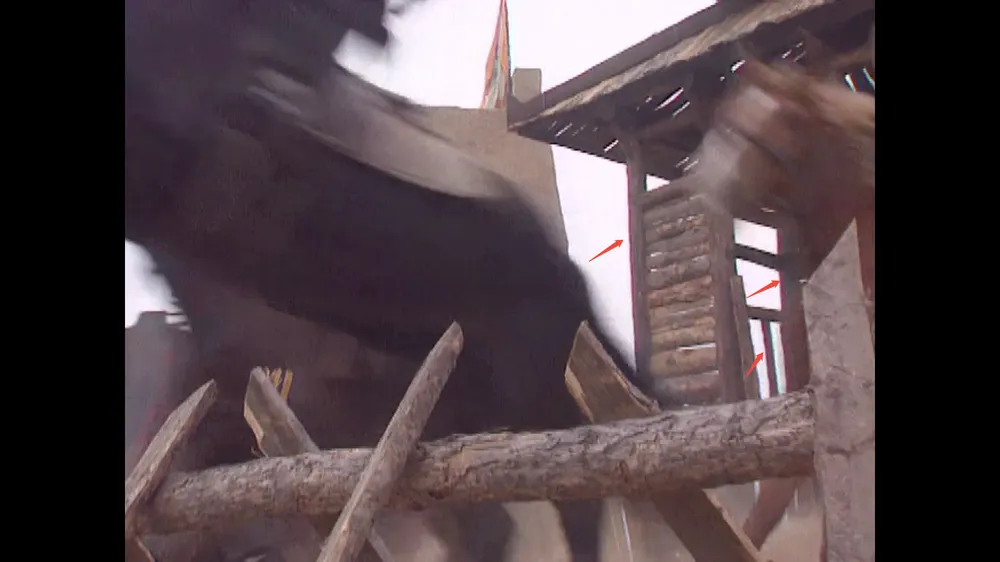
#> input picture samples/building.webp, 1000 x 562 px, shrunk from 1920 x 1080 before the run; its folder holds only this picture in this run
$ python -i purple_defringe.py   (imports and definitions only)
#> lines starting #> are read from the running program, lines starting #| are printed output that depends on the picture; after the words box and inside, x2 and y2 are one past the last pixel; in counts of white or black regions, pixels touching at a corner belong together
### algorithm/_common.py
"""Shared helpers for the defringe algorithms.

Pure domain logic — numpy / skimage / scipy only, no I/O. RGB uint8 in, arrays out.
Both passes work in CIELAB, keep L* untouched, and carry untouched pixels through
bit-exact (alpha == 0 -> original pixel verbatim).
"""
import numpy as np
from skimage.color import rgb2lab, lab2rgb
from scipy.ndimage import gaussian_filter, zoom


def to_lab(rgb_u8):
    """RGB uint8 (or float 0-255) -> CIELAB float."""
    return rgb2lab(np.asarray(rgb_u8, np.float32) / 255.0)


def lab_to_rgb(lab):
    """CIELAB float -> RGB float 0-255 (clipped, not yet uint8)."""
    return np.clip(lab2rgb(lab) * 255.0, 0, 255)


def composite(out_float, src_float, alpha):
    """Carry untouched pixels (alpha == 0) through bit-exact; -> uint8."""
    return np.where((alpha > 0)[..., None], out_float, src_float).astype(np.uint8)


def soft_step(x, thr, width):
    """Smooth 0->1 ramp centred at `thr`, reaching 0/1 exactly at thr-+width.

    A drop-in soft replacement for a hard `x > thr` boolean: a value near the
    threshold contributes partially and varies *continuously* as the input
    jitters, instead of flipping 0<->1 frame to frame (the main flicker source).
    Smoothstep (not logistic) so it is exactly 0 below the band and 1 above it,
    preserving sparsity and the bit-exact `alpha == 0` passthrough. `width <= 0`
    recovers the hard step (x > thr) at the input's own precision, so a width=0
    pass is bit-identical to the original comparison. Output is float32 to match
    the float32 Lab pipeline (a float64 weight would silently upcast downstream
    blurs and perturb results at float32 epsilon). `thr` and `width` may be
    scalars or arrays broadcastable to `x` (e.g. a per-component limit)."""
    x = np.asarray(x)                                      # compare at native precision
    width = np.asarray(width, np.float64)
    safe_w = np.where(width > 0, width, 1.0)               # avoid /0 where hard
    t = np.clip((x - thr) / (2.0 * safe_w) + 0.5, 0.0, 1.0)
    smooth = t * t * (3.0 - 2.0 * t)
    return np.where(width > 0, smooth, x > thr).astype(np.float32)


def hue_weight(va, vb, target, power):
    """Chroma magnitude weighted by how closely (va,vb) points at `target`."""
    ta, tb = target
    n = (ta * ta + tb * tb) ** 0.5
    mag = np.hypot(va, vb)
    cos = (va * ta + vb * tb) / (mag * n + 1e-6)
    return mag * np.clip(cos, 0, 1) ** power


def blur(x, sigma, ds=1):
    """Gaussian blur, with an optional fast path for large sigma.

    For ds>1 the blur is computed on a copy downsampled by `ds` at sigma/ds, then
    upsampled back — visually identical for smooth large-sigma tone estimates at a
    fraction of the cost. ds=1 is the exact gaussian_filter.
    """
    if ds <= 1 or sigma < 2 * ds:
        return gaussian_filter(x, sigma)
    h, w = x.shape
    small = zoom(x, 1.0 / ds, order=1, mode="reflect")
    small = gaussian_filter(small, sigma / ds)
    return zoom(small, (h / small.shape[0], w / small.shape[1]), order=1, mode="reflect")


def normconv(x, w, sigma, ds=1, den=None):
    """Trust-weighted blur (normalised convolution).

    `den` lets callers share one weight-blur across channels that use the same `w`.
    """
    if den is None:
        den = blur(w, sigma, ds) + 1e-6
    return blur(x * w, sigma, ds) / den

### algorithm/purple_defringe.py
"""Purple-fringe (axial chromatic-aberration) removal, in CIELAB.

A *fringe* is a pixel whose chroma deviates from its surroundings toward the
magenta-violet of axial CA, sitting on a strong luminance edge that borders a
near-white (blown) highlight. Detection produces a soft per-pixel weight (the
"field"); repair neutralises the fringe chroma toward local tone, leaving L*
untouched, so nothing darkens.

  detect(rgb)        -> {field, lab}
    1 anomaly   magenta-ward chroma deviation from a neighbour average (SEED)
    2 presence  absolute magenta-ward chroma                          (EXTENT)
    3 detected  grow seed across the band, capped by presence
    4 gate      strong luminance edge, bordering near-white, not blob-interior
    5 field     detected, faded inward from the gate, kept to the dark side
  repair(lab, field) -> rgb     neutralise fringe chroma by a field-derived alpha
  defringe(rgb)      -> uint8   detect once, repair iterated (each pass gentler)
"""
import numpy as np
from skimage.color import rgb2lab
from skimage.filters import scharr
from scipy.ndimage import (gaussian_filter, maximum_filter, binary_erosion,
                           distance_transform_edt, label)

from ._common import to_lab, lab_to_rgb, hue_weight, blur, normconv, soft_step

# Target fringe hue in Lab (a = green<->magenta, b = blue<->yellow).
# -45deg magenta-violet: centred on real axial CA, rejecting warm-red (b>0) and
# cool-teal/blue (a<0), so no separate colour guard is needed.
PURPLE = (0.71, -0.71)

DEFAULTS = dict(
    # --- detect ---
    target=PURPLE,        # fringe hue to detect/repair, as a Lab (a,b) direction
    hue_power=5.0,        # SEED hue selectivity (higher = tighter to `target`)
    grow_hue_power=None,  # GROW-ceiling selectivity; None = use hue_power
    presence_Lref=None,   # luminance-compensate the grow ceiling (None = off)
    presence_Lcap=3.0,
    ref_sigma=5.0,        # neighbour-average radius for the anomaly reference
    spread_win=7,         # grow the anomaly seed across the band (px, odd)
    edge_pct=90.0,        # contrast percentile that counts as a strong edge
    min_edge=15,          # drop edge fragments smaller than this (px)
    anomaly_thr=6.0,      # Lab-chroma to count as "coloured" (blob-interior test)
    int_erode=2,          # blob-interior erosion depth
    region_guard=False,   # suppress field in the deep interior of large same-hue blobs
    region_guard_thr=3.0,
    region_guard_erode=3,
    require_bright=True,   # gate on a near-white neighbour (purple)
    bright_win=9,         # light-side search window (px)
    bright_L=90.0,        # min L* for the bright "light side" (near-white)
    tol=20.0,             # soft reach radius inward from the edge (px)
    # --- fix ---
    field_ref=12.0,       # field value -> peak alpha
    strength=1.0,         # peak alpha at full field
    floor=0.15,           # min alpha where the map is active
    floor_ramp=4.0,       # field span over which the floor fades in
    fill_L_hi=85.0,       # dark-side cutoff: brighter than this L* is skipped
    fill_L_soft=25.0,     # softness of that cutoff
    fold_mix=0.5,         # how much surrounding tone to fold into the residual
    tone_sigma=25.0,      # radius of the surrounding-tone estimate
    blur_ds=2,            # downsample factor for the large tone blurs (1 = exact)
    normalize=True,       # re-centre residual onto local tone (kills brown bias)
    passes=2,             # repair iterations (field detected once, reused)
    pass_decay=0.6,       # amplitude multiplier per extra pass (gentler each time)
    # soft decision widths (0 = hard threshold, identical to before; raise to
    # trade a little selectivity for temporal stability / less flicker). Baked
    # to the levels tuned in the app for purple flicker reduction.
    edge_soft=0.45,       # edge percentile ramp (fraction of the threshold)
    anom_soft=0.0,        # anomaly-interior ramp (Lab chroma units)
    bright_soft=8.0,      # bright-side L* ramp (L* units)
)


def detect(rgb, **kw):
    """Return {'field', 'lab'} for an RGB array. field = per-pixel fringe weight."""
    p = {**DEFAULTS, **kw}
    lab = to_lab(rgb)
    L, a, b = lab[..., 0], lab[..., 1], lab[..., 2]

    ref_a = gaussian_filter(a, p["ref_sigma"])
    ref_b = gaussian_filter(b, p["ref_sigma"])
    anomaly = hue_weight(a - ref_a, b - ref_b, p["target"], p["hue_power"])
    grow_hp = p["hue_power"] if p["grow_hue_power"] is None else p["grow_hue_power"]
    presence = hue_weight(a, b, p["target"], grow_hp)
    if p["presence_Lref"] is not None:
        presence = presence * np.clip(p["presence_Lref"] / (L + 1.0), 1.0, p["presence_Lcap"])
    detected = np.minimum(maximum_filter(anomaly, size=p["spread_win"]), presence)

    edge = scharr(L)
    thr = np.percentile(edge, p["edge_pct"])
#> thr = 3.92
    # soft edge band around the (still global) percentile: pixels near the
    # threshold fade rather than flip, damping the frame-wide percentile breathing
    edge_w = soft_step(edge, thr, p["edge_soft"] * thr)
#> in soft_step, `width = np.asarray(width, np.float64)`: width = 1.76
    lab_id, n = label(edge_w > 0)
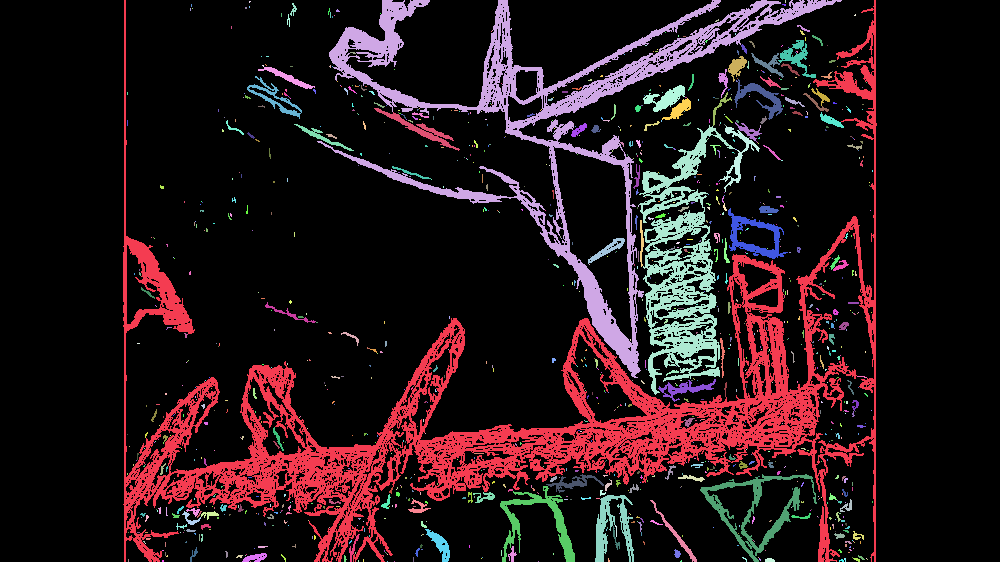
#> lab_id: shape (562, 1000) int32; 1174 distinct labels, from 0 to 1173; one colour per label, 0 black
#> n = 1173
    if n:
        sizes = np.bincount(lab_id.ravel()); sizes[0] = 0
#> after `sizes = np.bincount(lab_id.ravel())`: sizes = 1174 values, max 460903 at index 0, min 1 at index 11, mean 478.7
        edge_w = edge_w * (sizes >= p["min_edge"])[lab_id]
    # interior of coloured blobs to subtract. Soft path = blur + ramp; width=0
    # falls back to the exact original binary erosion.
    if p["anom_soft"] > 0:
        interior_w = soft_step(gaussian_filter(anomaly, float(p["int_erode"]) + 1.0),
                               p["anomaly_thr"], p["anom_soft"])
    else:
        interior_w = binary_erosion(anomaly > p["anomaly_thr"],
                                    iterations=p["int_erode"]).astype(np.float32)
#> interior_w: shape (562, 1000) float32; every value is 0
    gate_w = edge_w * (1.0 - interior_w)
    if p["require_bright"]:
        gate_w = gate_w * soft_step(maximum_filter(L, size=p["bright_win"]),
                                    p["bright_L"], p["bright_soft"])

    gate = gate_w > 0
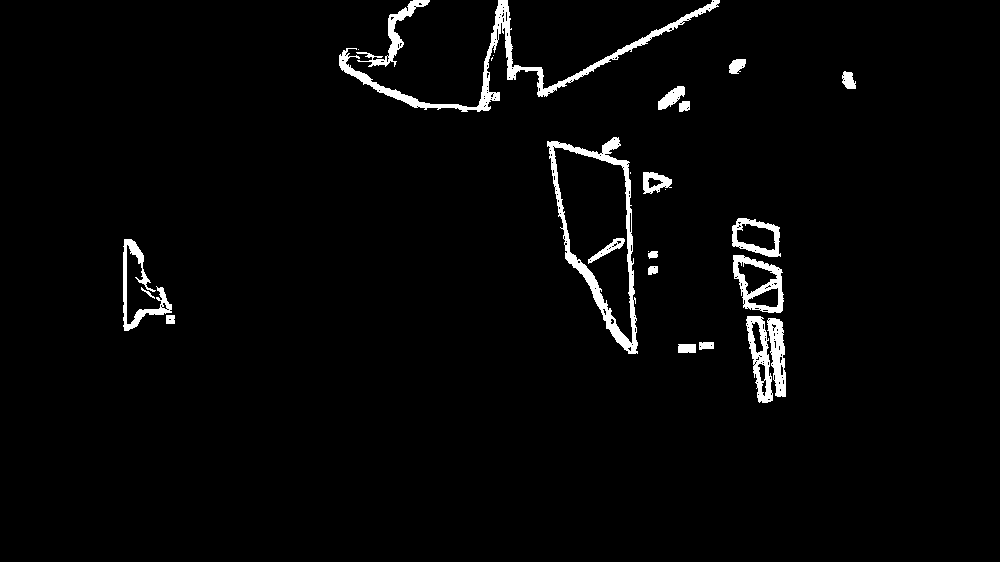
#> gate: shape (562, 1000) bool; 2.7% white; 26 white regions (6 under 20 px), largest, box (x1, y1, x2, y2) and area: (339, 0, 720, 112) 3755, (547, 137, 638, 354) 3201, (733, 255, 784, 313) 1203
    if (p["edge_soft"] or p["bright_soft"] or p["anom_soft"]) and gate.any():
        # propagate the soft gate strength from each pixel's nearest gate pixel
        dist, (iy, ix) = distance_transform_edt(~gate, return_indices=True)
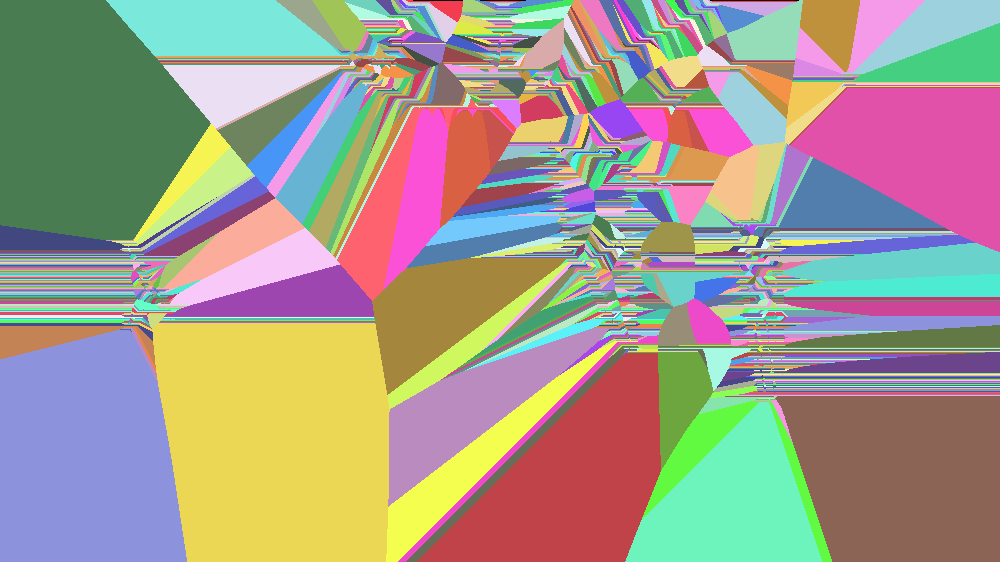
#> iy: shape (562, 1000) int32; 378 distinct labels, from 0 to 402; one colour per label, 0 black
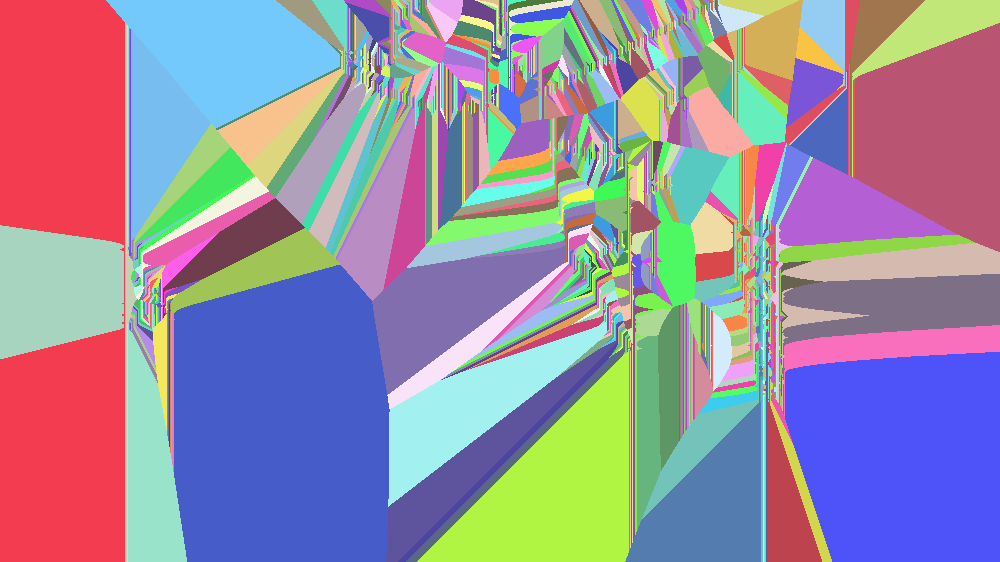
#> ix: shape (562, 1000) int32; 504 distinct labels, from 123 to 855; one colour per label, 0 black
        reach = np.exp(-(dist ** 2) / (2.0 * p["tol"] ** 2)) * gate_w[iy, ix]
    else:
        dist = distance_transform_edt(~gate)
        reach = np.exp(-(dist ** 2) / (2.0 * p["tol"] ** 2))
    darkside = np.clip((p["fill_L_hi"] - L) / p["fill_L_soft"], 0, 1)
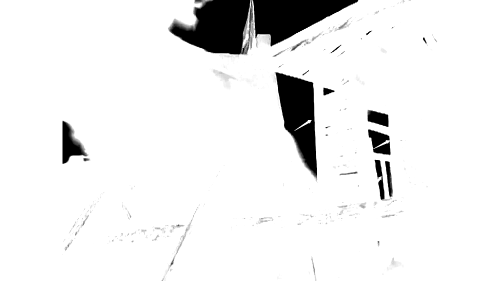
#> darkside: shape (562, 1000) float32 (shown at 1/2 size); min 0, max 1, mean 0.929
    field = detected * reach * darkside

    if p["region_guard"]:
        body = binary_erosion(presence > p["region_guard_thr"], iterations=p["region_guard_erode"])
        field = field * ~body
    return {"field": field, "lab": lab}


def repair(lab, field, base_rgb=None, **kw):
    """Neutralise fringe chroma by a field-derived alpha; keep L (no darkening)."""
    p = {**DEFAULTS, **kw}
    L, a, b = lab[..., 0], lab[..., 1], lab[..., 2]

    ramp = np.clip(field / p["field_ref"], 0, 1)
    floor_w = np.clip(field / p["floor_ramp"], 0, 1)
    alpha = np.clip(p["floor"] * floor_w + (p["strength"] - p["floor"]) * ramp, 0, 1)

    ta, tb = p["target"]
    nrm = (ta * ta + tb * tb) ** 0.5
    ua, ub = ta / nrm, tb / nrm
    ra, rb = a.copy(), b.copy()
    rem = np.clip(ra * ua + rb * ub, 0, None)
    ra, rb = ra - rem * ua, rb - rem * ub
    sig, ds = p["tone_sigma"], p["blur_ds"]
    trust = (1.0 - alpha) + 1e-3
    den = blur(trust, sig, ds) + 1e-6
    ta_ = normconv(a, trust, sig, ds, den)
    tb_ = normconv(b, trust, sig, ds, den)
    if p["normalize"]:
        ra = ra + (ta_ - blur(ra, sig, ds))
        rb = rb + (tb_ - blur(rb, sig, ds))
    fa = (1 - p["fold_mix"]) * ra + p["fold_mix"] * ta_
    fb = (1 - p["fold_mix"]) * rb + p["fold_mix"] * tb_
    a2 = a + alpha * (fa - a)
    b2 = b + alpha * (fb - b)

    out = lab_to_rgb(np.stack([L, a2, b2], -1))
    if base_rgb is not None:
        out = np.where((alpha > 0)[..., None], out, base_rgb)
    return out, alpha


def defringe(rgb, *, return_debug=False, **kw):
    """Detect once, then repair (iterated, each pass gentler). -> (uint8, info).

    info has {field, alpha}. With return_debug it additionally carries the
    detection field for the UI; the field is in info either way.
    """
    p = {**DEFAULTS, **kw}
    d = detect(rgb, **kw)
#> d = 2 items
    field, lab = d["field"], d["lab"]
    base = np.asarray(rgb, np.float32)
    fixed = alpha = None
    for i in range(max(1, p["passes"])):
        amp = p["pass_decay"] ** i
        fixed, alpha = repair(lab, field, base_rgb=base, **{**kw,
                              "strength": p["strength"] * amp,
                              "floor": p["floor"] * amp})
        if i + 1 < p["passes"]:
            lab = rgb2lab(fixed / 255.0)        # float64, matches the original
            base = fixed
#> this loop made 2 passes
#> pass 1, in repair, `rem = np.clip(ra * ua + rb * ub, 0, None)`:
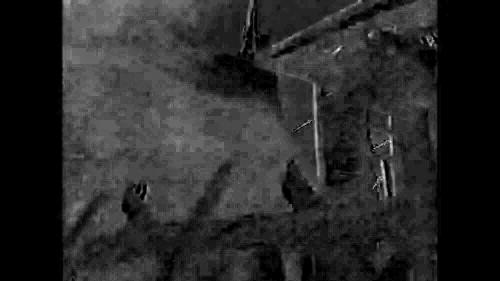
#> rem: shape (562, 1000) float32 (shown at 1/2 size); min 0, max 30.18, mean 4.9; drawn with min black and max white
#> after the loop:
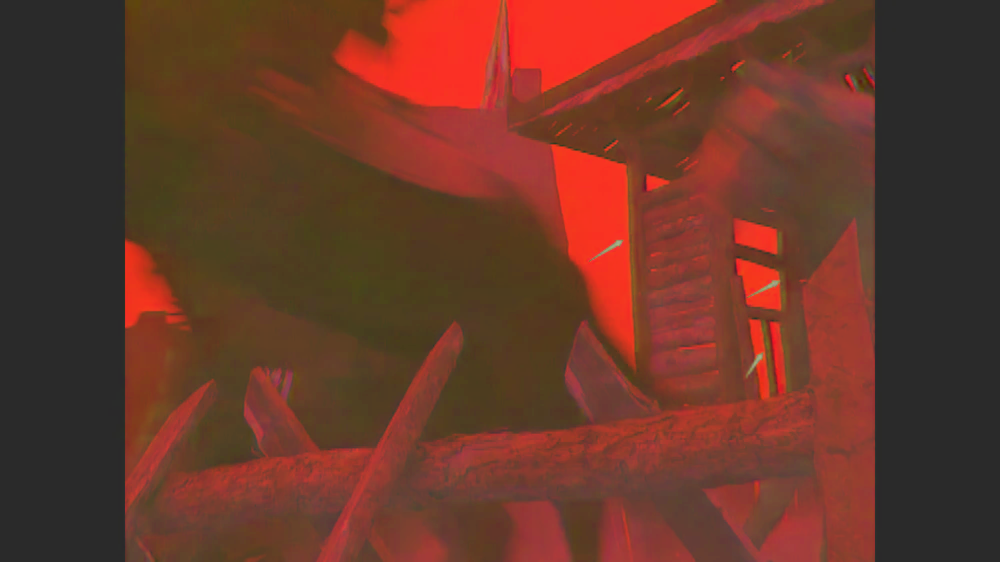
#> lab: shape (562, 1000, 3) float64; mean R, G, B 29.6, 6.6, -0.3; drawn with min black and max white
    return fixed.astype(np.uint8), {"field": field, "alpha": alpha}

>>> import cv2
>>> picture = cv2.cvtColor(cv2.imread('../samples/building.webp'), cv2.COLOR_BGR2RGB)
>>> result = defringe(picture)
